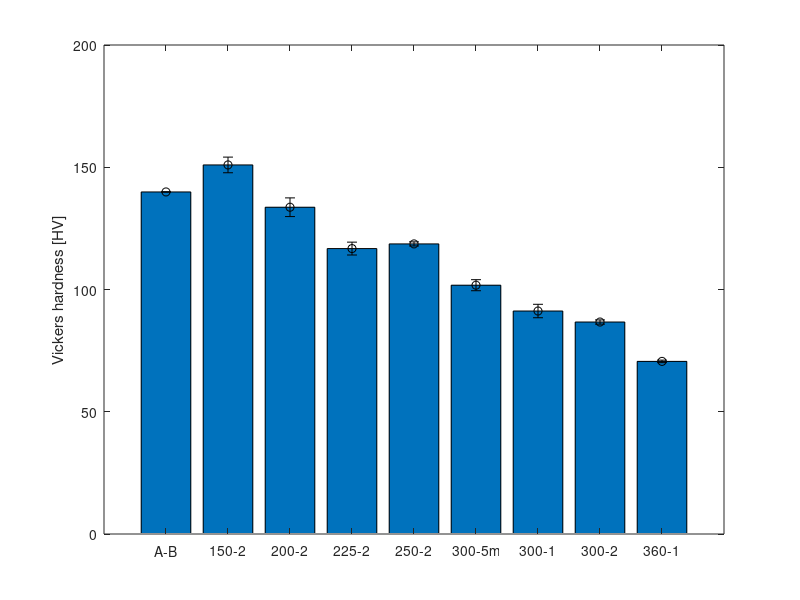

The MATLAB source for this figure:
treatment={'A-B';'150-2';'200-2';'225-2';'250-2';'300-5m';'300-1';'300-2';'360-1'}
Durete=[139.9,150.95,133.65,116.74,118.65,101.76,91.2,86.7,70.6]

figure;
colormap cool;
bar(Durete)
hold on
euh=errorbar(Durete,[0.0,3.20,3.82,2.63,0.84,2.26,2.75,0.86,0.52])
set(euh, "linestyle", "none");
set(euh, "marker", "o");
set(euh, "color", "k");
set(gca, 'XTickLabel',treatment, 'XTick',1:numel(treatment));
%xlabel('Type of treatment');
%ylim([0,10]) % yaxis neu setzen
%xlim([0,10])
ylabel('Vickers hardness [HV]') ;